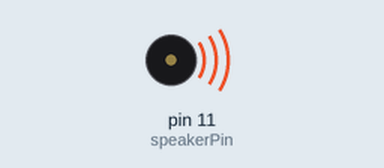
The sketch below on a simulated Arduino Uno, built with avr-gcc and run on an emulated ATmega328P. Parts: buzzer (waves = sounding).

Above: at 0.4 s.
At 5.67 s:
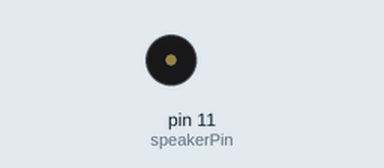
Timing chart, 0 to 6.5 s (numbered marks = the images above):
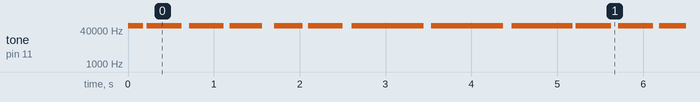

Measured:
- by itself, tone on pin 11 (speakerPin): repeats every 5.0 s: silent 0.04 s, 62500 Hz 0.41 s, silent 0.08 s, 62500 Hz 0.40 s, silent 0.07 s, 62500 Hz 0.38 s, silent 0.14 s, 62500 Hz 0.33 s, silent 0.06 s, 62500 Hz 0.41 s, silent 0.10 s, 62500 Hz 0.83 s, silent 0.09 s, 62500 Hz 0.84 s, silent 0.10 s, 62500 Hz 0.71 s

The sketch:

main.ino
```cpp
#include "PCM.h"
#include "./output/computer.h"

//computer.h is an example pcm file.

const int SAMPLE_RATE = 10000; // 10 000 sample rate generally isn't recommended for memory efficiency. 2bit, 4k or 8k have produced comparable results.
const int BITS = 2;

void setup()
{

}

void loop()
{
  startPlayback(defaultSample, sizeof(defaultSample), SAMPLE_RATE, BITS);

  delay( (( (sizeof(defaultSample) / sizeof(defaultSample[0])) * (8 / BITS) ) / SAMPLE_RATE) * 1000 ); // FORMULA IS BROKEN

  stopPlayback();
}
```

PCM.c
```cpp
/*
 * speaker_pcm
 *
 * Plays 8-bit PCM audio on pin 11 using pulse-width modulation (PWM).
 * For Arduino with Atmega168 at 16 MHz.
 *
 * Uses two timers. The first changes the sample value 8000 times a second.
 * The second holds pin 11 high for 0-255 ticks out of a 256-tick cycle,
 * depending on sample value. The second timer repeats 62500 times per second
 * (16000000 / 256), much faster than the playback rate (8000 Hz), so
 * it almost sounds halfway decent, just really quiet on a PC speaker.
 *
 * Takes over Timer 1 (16-bit) for the 8000 Hz timer. This breaks PWM
 * (analogWrite()) for Arduino pins 9 and 10. Takes Timer 2 (8-bit)
 * for the pulse width modulation, breaking PWM for pins 11 & 3.
 *
 * References:
 *     http://www.uchobby.com/index.php/2007/11/11/arduino-sound-part-1/
 *     http://www.atmel.com/dyn/resources/prod_documents/doc2542.pdf
 *     http://www.evilmadscientist.com/article.php/avrdac
 *     http://gonium.net/md/2006/12/27/i-will-think-before-i-code/
 *     http://fly.cc.fer.hr/GDM/articles/sndmus/speaker2.html
 *     http://www.gamedev.net/reference/articles/article442.asp
 *
 * Michael Smith <michael@hurts.ca>
 */

#include <stdint.h>
#include <avr/interrupt.h>
#include <avr/io.h>
#include <avr/pgmspace.h>

//#define SAMPLE_RATE 8000

#if defined(ARDUINO) && ARDUINO >= 100
#include "Arduino.h"
#else
#include "WProgram.h"
#endif

//#include <cmath>

#include "PCM.h"

/*
 * The audio data needs to be unsigned, 8-bit, 8000 Hz, and small enough
 * to fit in flash. 10000-13000 samples is about the limit.
 *
 * sounddata.h should look like this:
 *     const int sounddata_length=10000;
 *     const unsigned char sounddata_data[] PROGMEM = { ..... };
 *
 * You can use wav2c from GBA CSS:
 *     http://thieumsweb.free.fr/english/gbacss.html
 * Then add "PROGMEM" in the right place. I hacked it up to dump the samples
 * as unsigned rather than signed, but it shouldn't matter.
 *
 * http://musicthing.blogspot.com/2005/05/tiny-music-makers-pt-4-mac-startup.html
 * mplayer -ao pcm macstartup.mp3
 * sox audiodump.wav -v 1.32 -c 1 -r 8000 -u -1 macstartup-8000.wav
 * sox macstartup-8000.wav macstartup-cut.wav trim 0 10000s
 * wav2c macstartup-cut.wav sounddata.h sounddata
 *
 * (starfox) nb. under sox 12.18 (distributed in CentOS 5), i needed to run
 * the following command to convert my wav file to the appropriate format:
 * sox audiodump.wav -c 1 -r 8000 -u -b macstartup-8000.wav
 */

int speakerPin = 11;
unsigned char const *sounddata_data=0;
unsigned char sample_value = 0;
unsigned char chase_value = 0;
unsigned char last_sample_value = 0;
int sounddata_length=0;

int defined_bits = 2;
int bits_max = 3;
int bit_multiplier = 85;

int mask = 0b00000011;

volatile uint16_t sample;
volatile uint16_t sample_bit = 0;
byte lastSample;

// This is called at 8000 Hz to load the next sample.
ISR(TIMER1_COMPA_vect) {
  if (sample >= sounddata_length) {
    if (sample == sounddata_length + lastSample) {
      stopPlayback();
    }
    else {
      // Ramp down to zero to reduce the click at the end of playback.
      OCR2A = sounddata_length + lastSample - sample;
    }
  }
  else {
    sample_value = pgm_read_byte(&sounddata_data[sample]);

    if(defined_bits != 8) {
      chase_value = (((sample_value & (mask << sample_bit*defined_bits)) >> sample_bit*defined_bits)*bit_multiplier); // some bitwise operations to extract the bits out of the 8bit sample
      //sample_value = 0.5 * last_sample_value + chase_value * 0.5; //smoothing

      sample_value = chase_value;

      sample_bit++;

      last_sample_value = chase_value;
    }

    OCR2A = sample_value;
  }

  if(sample_bit > bits_max || defined_bits == 8) {
    ++sample;
    sample_bit = 0;
  }
}

void startPlayback(unsigned char const *data, int length, int sample_rate, int bits)
{
  sounddata_data = data;
  sounddata_length = length;
  defined_bits = bits; //bits

  bits_max = (8 / bits) - 1;

  bit_multiplier = 255 / ( pow(2, bits) - 1); //  ( pow(2, bits) - 1) is the range of the bits so 4bit is 15 because it can go from 0 to 15, to correct the range to 0 to 255 we multiply all samples by 255 / range.

  pinMode(speakerPin, OUTPUT);

  // Set up Timer 2 to do pulse width modulation on the speaker
  // pin.

  // Use internal clock (datasheet p.160)
  ASSR &= ~(_BV(EXCLK) | _BV(AS2));

  // Set fast PWM mode  (p.157)
  TCCR2A |= _BV(WGM21) | _BV(WGM20);
  TCCR2B &= ~_BV(WGM22);

  // Do non-inverting PWM on pin OC2A (p.155)
  // On the Arduino this is pin 11.
  TCCR2A = (TCCR2A | _BV(COM2A1)) & ~_BV(COM2A0);
  TCCR2A &= ~(_BV(COM2B1) | _BV(COM2B0));

  // No prescaler (p.158)
  TCCR2B = (TCCR2B & ~(_BV(CS12) | _BV(CS11))) | _BV(CS10);

  // Set initial pulse width to the first sample.
  OCR2A = pgm_read_byte(&sounddata_data[0]);


  // Set up Timer 1 to send a sample every interrupt.

  cli();

  // Set CTC mode (Clear Timer on Compare Match) (p.133)
  // Have to set OCR1A *after*, otherwise it gets reset to 0!
  TCCR1B = (TCCR1B & ~_BV(WGM13)) | _BV(WGM12);
  TCCR1A = TCCR1A & ~(_BV(WGM11) | _BV(WGM10));

  // No prescaler (p.134)
  TCCR1B = (TCCR1B & ~(_BV(CS12) | _BV(CS11))) | _BV(CS10);

  // Set the compare register (OCR1A).
  // OCR1A is a 16-bit register, so we have to do this with
  // interrupts disabled to be safe.
  OCR1A = F_CPU / sample_rate;    // 16e6 / 8000 = 2000

  // Enable interrupt when TCNT1 == OCR1A (p.136)
  TIMSK1 |= _BV(OCIE1A);

  lastSample = pgm_read_byte(&sounddata_data[sounddata_length-1]);
  sample = 0;
  sei();
}

void stopPlayback()
{
  // Disable playback per-sample interrupt.
  TIMSK1 &= ~_BV(OCIE1A);

  // Disable the per-sample timer completely.
  TCCR1B &= ~_BV(CS10);

  // Disable the PWM timer.
  TCCR2B &= ~_BV(CS10);

  digitalWrite(speakerPin, LOW);
}
```

PCM.h
```cpp
/*
 * speaker_pcm
 *
 * Plays 8-bit PCM audio on pin 11 using pulse-width modulation (PWM).
 * For Arduino with Atmega168 at 16 MHz.
 *
 * Uses two timers. The first changes the sample value 8000 times a second.
 * The second holds pin 11 high for 0-255 ticks out of a 256-tick cycle,
 * depending on sample value. The second timer repeats 62500 times per second
 * (16000000 / 256), much faster than the playback rate (8000 Hz), so
 * it almost sounds halfway decent, just really quiet on a PC speaker.
 *
 * Takes over Timer 1 (16-bit) for the 8000 Hz timer. This breaks PWM
 * (analogWrite()) for Arduino pins 9 and 10. Takes Timer 2 (8-bit)
 * for the pulse width modulation, breaking PWM for pins 11 & 3.
 *
 * References:
 *     http://www.uchobby.com/index.php/2007/11/11/arduino-sound-part-1/
 *     http://www.atmel.com/dyn/resources/prod_documents/doc2542.pdf
 *     http://www.evilmadscientist.com/article.php/avrdac
 *     http://gonium.net/md/2006/12/27/i-will-think-before-i-code/
 *     http://fly.cc.fer.hr/GDM/articles/sndmus/speaker2.html
 *     http://www.gamedev.net/reference/articles/article442.asp
 *
 * Michael Smith <michael@hurts.ca>
 */

/*
 * The audio data needs to be unsigned, 8-bit, 8000 Hz, and small enough
 * to fit in flash. 10000-13000 samples is about the limit.
 *
 * sounddata.h should look like this:
 *     const int sounddata_length=10000;
 *     const unsigned char sounddata_data[] PROGMEM = { ..... };
 *
 * You can use wav2c from GBA CSS:
 *     http://thieumsweb.free.fr/english/gbacss.html
 * Then add "PROGMEM" in the right place. I hacked it up to dump the samples
 * as unsigned rather than signed, but it shouldn't matter.
 *
 * http://musicthing.blogspot.com/2005/05/tiny-music-makers-pt-4-mac-startup.html
 * mplayer -ao pcm macstartup.mp3
 * sox audiodump.wav -v 1.32 -c 1 -r 8000 -u -1 macstartup-8000.wav
 * sox macstartup-8000.wav macstartup-cut.wav trim 0 10000s
 * wav2c macstartup-cut.wav sounddata.h sounddata
 *
 * (starfox) nb. under sox 12.18 (distributed in CentOS 5), i needed to run
 * the following command to convert my wav file to the appropriate format:
 * sox audiodump.wav -c 1 -r 8000 -u -b macstartup-8000.wav
 */

#include <avr/pgmspace.h>

#ifdef __cplusplus
extern "C" {
#endif

void startPlayback(unsigned char const *data, int length, int sample_rate, int bits); // 2 = 2bit, 8 = 8bit. Only supported
void stopPlayback();

#ifdef __cplusplus
}
#endif
```

Source omitted: computer.h (data table, 46801 bytes)
